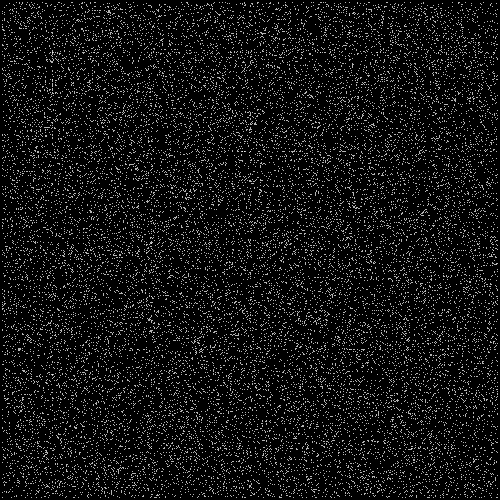
Frame 1 (no input)
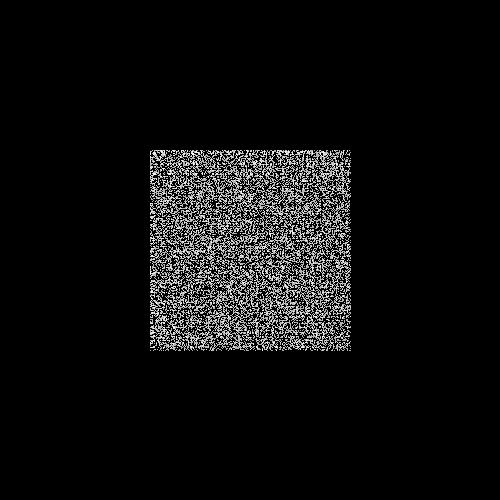
Frame 60 (the mouse pressed at the canvas centre just before this capture)
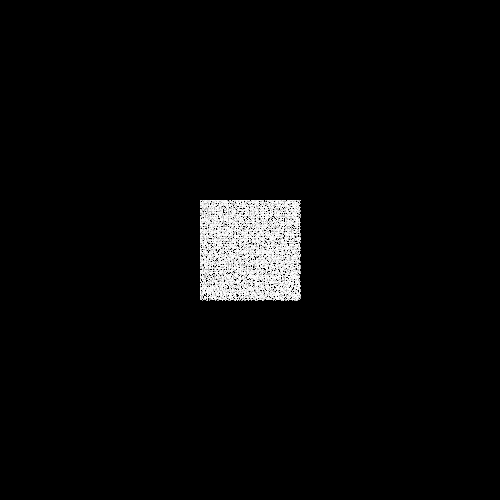
Frame 120 (the mouse held since frame 60 and released just before this capture)

The Processing sketch that drew these frames (run headless with seeded random() and noise(); from frame 60 on, the mouse is pressed at the canvas centre):

// Processing sketch: processing_50702
// ── processing_50702.pde

Punkt[] neu;
int anzahl = 0;

int boax, boay;

void setup()
{
  size(500, 500);
  boax = width/2;
  boay = height/2;
  neu = new Punkt[100000];
  for(int x = 0; x < width+1; x++)
  {
    for(int y = 0; y < height+1; y++)
    {
      if(random(10) < 1) neu[anzahl++] = new Punkt(x, y);
    }
  }
  
  for(int i = 0; i < anzahl; i++)
  {
    neu[i].adresse(boax, boay);
  }
}


void draw()
{
  background(0);
  for(int i = 0; i < anzahl; i++)
  {
    neu[i].bewegen();
    neu[i].back();
    neu[i].zeigen();
  }
  if(random(100) < 1)
  {
    for(int i = 0; i < anzahl; i++)
    {
     
    }
  }
    
}


class Punkt
{
  float x, y;
  float xstart, ystart;
  float xziel, yziel;
  float xspeed, yspeed;
  Punkt(float xpos, float ypos)
  {
    x = xpos;
    y = ypos;
    xstart = x;
    ystart = y;
  }
  
  void zeigen()
  {
    stroke(255);
    point(x, y);
  }
  
  void adresse(float xgoal, float ygoal)
  {
    xziel = xgoal;
    yziel = ygoal;
    xspeed = (xziel- x)/100;
    yspeed = (yziel- y)/100;
  }
  
  void bewegen()
  {
    x += xspeed;
    y += yspeed;
  }
  
  void back()
  {
    if(dist(x, y, xziel, yziel) > 400)
    {
      xspeed = -xspeed;
      yspeed = -yspeed;
    }
  }
    
  
  
}
